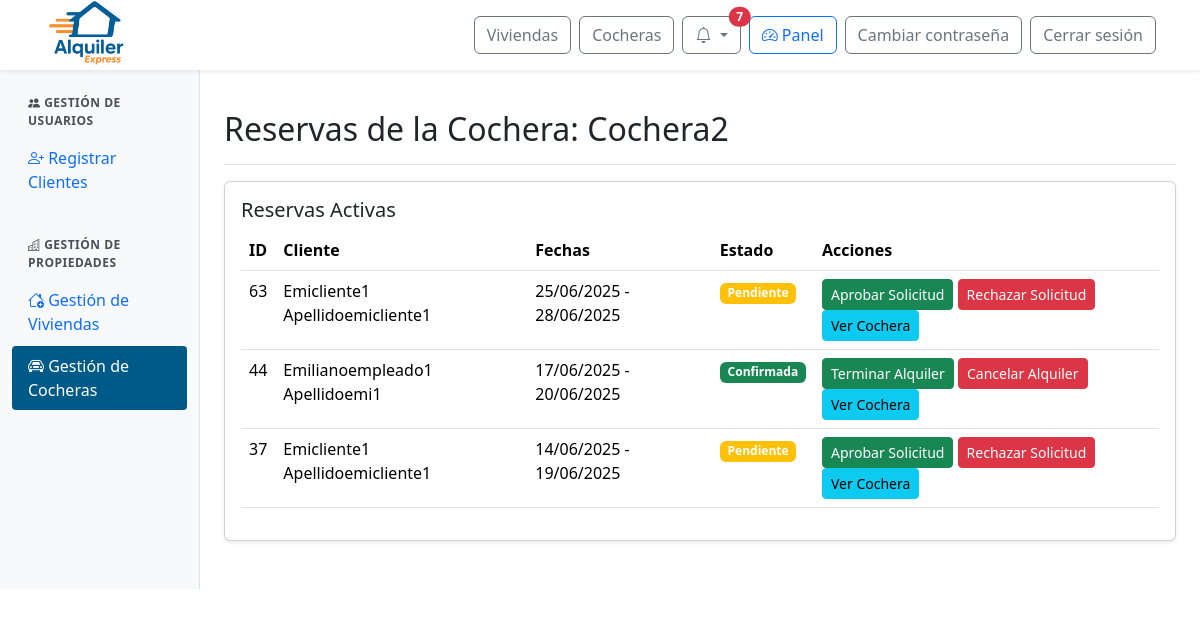
Before: /panel/cocheras/reservas/2/ (signed in) with the older database file.
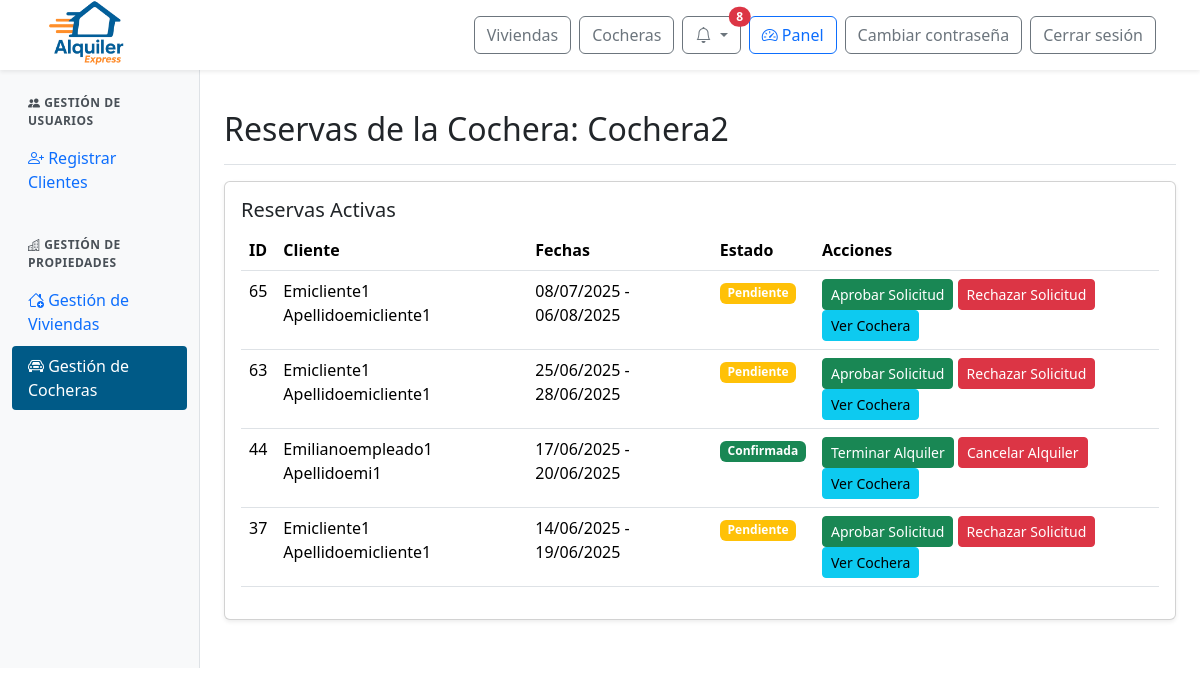
After: the same page with the newer database file.
### web/models.py (models this page shows, shortened)
class Reserva(models.Model):
    id_reserva = models.AutoField(primary_key=True)
    fecha_inicio = models.DateField()
    fecha_fin = models.DateField()
    precio_total = models.DecimalField(max_digits=10, decimal_places=2)
    estado = models.ForeignKey(Estado, on_delete=models.SET_NULL, null=True)  # Aquí está el estado FK
    inmueble = models.ForeignKey(Inmueble, null=True, blank=True, on_delete=models.SET_NULL)
    cochera = models.ForeignKey(Cochera, null=True, blank=True, on_delete=models.SET_NULL)
    descripcion = models.TextField()
    aprobada_en = models.DateTimeField(null=True, blank=True)
    def cliente(self):
        rel = ClienteInmueble.objects.filter(reserva=self).first()
        return rel.cliente if rel else None

class ClienteInmueble(models.Model):
    id_cliente_inmueble = models.AutoField(primary_key=True)
    cliente = models.ForeignKey(Perfil, on_delete=models.CASCADE)  # FK a Perfil, no Usuario
    inmueble = models.ForeignKey(Inmueble, null=True, blank=True, on_delete=models.SET_NULL)
    cochera = models.ForeignKey(Cochera, null=True, blank=True, on_delete=models.SET_NULL)
    reserva = models.ForeignKey(Reserva, on_delete=models.CASCADE)

class Perfil(models.Model):
    id_perfil = models.AutoField(primary_key=True)
    usuario = models.OneToOneField(User, on_delete=models.CASCADE)
    dni = models.CharField(max_length=20)
    fecha_nacimiento = models.DateField(null=True, blank=True)

class Estado(models.Model):
    id_estado = models.AutoField(primary_key=True)
    nombre = models.CharField(max_length=100)

### web/views.py (the view)
# urls.py: path('panel/cocheras/reservas/<int:id_cochera>/', views.admin_cocheras_reservas, name='admin_cocheras_reservas'),
@login_required
@user_passes_test(is_admin_or_empleado)
def admin_cocheras_reservas(request, id_cochera):
    cochera = get_object_or_404(Cochera, id_cochera=id_cochera)
    reservas = Reserva.objects.filter(
        cochera=cochera,
        estado__nombre__in=["Pendiente", "Aprobada", "Pagada", "Confirmada"]
    ).order_by('-fecha_inicio')
    return render(request, 'admin/admin_cocheras_reservas.html', {'cochera': cochera, 'reservas': reservas})

### web/context_processors.py (called while the page is built)
def notifications(request):
    if request.user.is_authenticated:
        try:
            return {
                'notificaciones': request.user.perfil.notificacion_set.order_by('-fecha_creacion')[:10],
                'notificaciones_no_leidas': request.user.perfil.notificacion_set.filter(leido=False).count()
            }
        except Exception:
            return {}
    return {}

def is_client_context(request):
    return {'is_client': is_client(request.user)}

### web/templatetags/user_groups.py (called while the page is built)
@register.filter(name='has_group')
def has_group(user, group_name):
    if not user.is_authenticated:
        return False
    return user.groups.filter(name=group_name).exists()

### web/views.py (called while the page is built)
def is_admin_or_empleado(user):
    return user.is_authenticated and (user.is_staff or user.groups.filter(name="empleado").exists())

def is_client(user):
    return user.is_authenticated and user.groups.filter(name="cliente").exists()

### web/templates/admin/admin_cocheras_reservas.html (shortened to what this page needs)
{% extends 'admin/admin_base.html' %}
{% load static %}
{% block admin_content %}
<div class="d-flex justify-content-between flex-wrap flex-md-nowrap align-items-center pt-3 pb-2 mb-3 border-bottom">
  <h1 class="h2">Reservas de la Cochera: {{ cochera.nombre }}</h1>
</div>
<div class="card shadow-sm mb-4">
  <div class="card-body">
    <h5 class="card-title">Reservas Activas</h5>
    <div class="table-responsive">
      <table class="table table-hover">
        <thead>
          <tr>
            <th>ID</th>
            <th>Cliente</th>
            <th>Fechas</th>
            <th>Estado</th>
            <th>Acciones</th>
          </tr>
        </thead>
        <tbody>
          {% for reserva in reservas %}
          <tr>
            <td>{{ reserva.id_reserva }}</td>
            <td>
              {% if reserva.cliente %}
                {{ reserva.cliente.usuario.get_full_name|default:reserva.cliente.usuario.username }}
              {% else %}
                Cliente no disponible
              {% endif %}
            </td>
            <td>{{ reserva.fecha_inicio|date:"d/m/Y" }} - {{ reserva.fecha_fin|date:"d/m/Y" }}</td>
            <td>
              <span class="badge
                {% if reserva.estado.nombre == 'Confirmada' %}bg-success
                {% elif reserva.estado.nombre == 'Cancelada' %}bg-danger
                {% elif reserva.estado.nombre == 'Rechazada' %}bg-secondary
                {% elif reserva.estado.nombre == 'Pagada' %}bg-info
                {% elif reserva.estado.nombre == 'Aprobada' %}bg-primary
                {% elif reserva.estado.nombre == 'Pendiente' %}bg-warning
                {% elif reserva.estado.nombre == 'Finalizada' %}bg-dark
                {% else %}bg-warning{% endif %}">
                {{ reserva.estado.nombre }}
              </span>
            </td>
            <td>
              {% if reserva.estado.nombre == 'Pendiente' %}
                <button class="btn btn-sm btn-success" onclick="cambiarEstado('{{ reserva.id_reserva }}', 'Aprobada')">Aprobar Solicitud</button>
                <button class="btn btn-sm btn-danger" onclick="cambiarEstado('{{ reserva.id_reserva }}', 'Rechazada')">Rechazar Solicitud</button>
              {% elif reserva.estado.nombre == 'Aprobada' %}
                <button class="btn btn-sm btn-success">Esperando Pago...</button>
              {% elif reserva.estado.nombre == 'Pagada' %}
                <button class="btn btn-sm btn-success" onclick="cambiarEstado('{{ reserva.id_reserva }}', 'Confirmada')">Confirmar Alquiler</button>
                <button class="btn btn-sm btn-danger" onclick="cambiarEstado('{{ reserva.id_reserva }}', 'Cancelada')">Cancelar Alquiler</button>
              {% elif reserva.estado.nombre == 'Confirmada' %}
                <button class="btn btn-sm btn-success" onclick="cambiarEstado('{{ reserva.id_reserva }}', 'Finalizada')">Terminar Alquiler</button>
                <button class="btn btn-sm btn-danger" onclick="cambiarEstado('{{ reserva.id_reserva }}', 'Cancelada')">Cancelar Alquiler</button>
              {% endif %}
              <a href="{% url 'detalle_cochera' cochera.id_cochera %}" class="btn btn-sm btn-info">Ver Cochera</a>
            </td>
          </tr>
          {% empty %}
          <tr>
            <td colspan="5" class="text-center">No hay reservas activas</td>
          </tr>
          {% endfor %}
        </tbody>
      </table>
    </div>
  </div>
</div>
{% endblock %}

Changed rows visible on the page:
added Reserva: id_reserva "65", cliente.usuario.get_full_name "Emicliente1 Apellidoemicliente1", fecha_inicio "08/07/2025", fecha_fin "06/08/2025", estado.nombre "Pendiente"
Other visible differences:
{{ notificaciones_no_leidas }}: "7" → "8"
